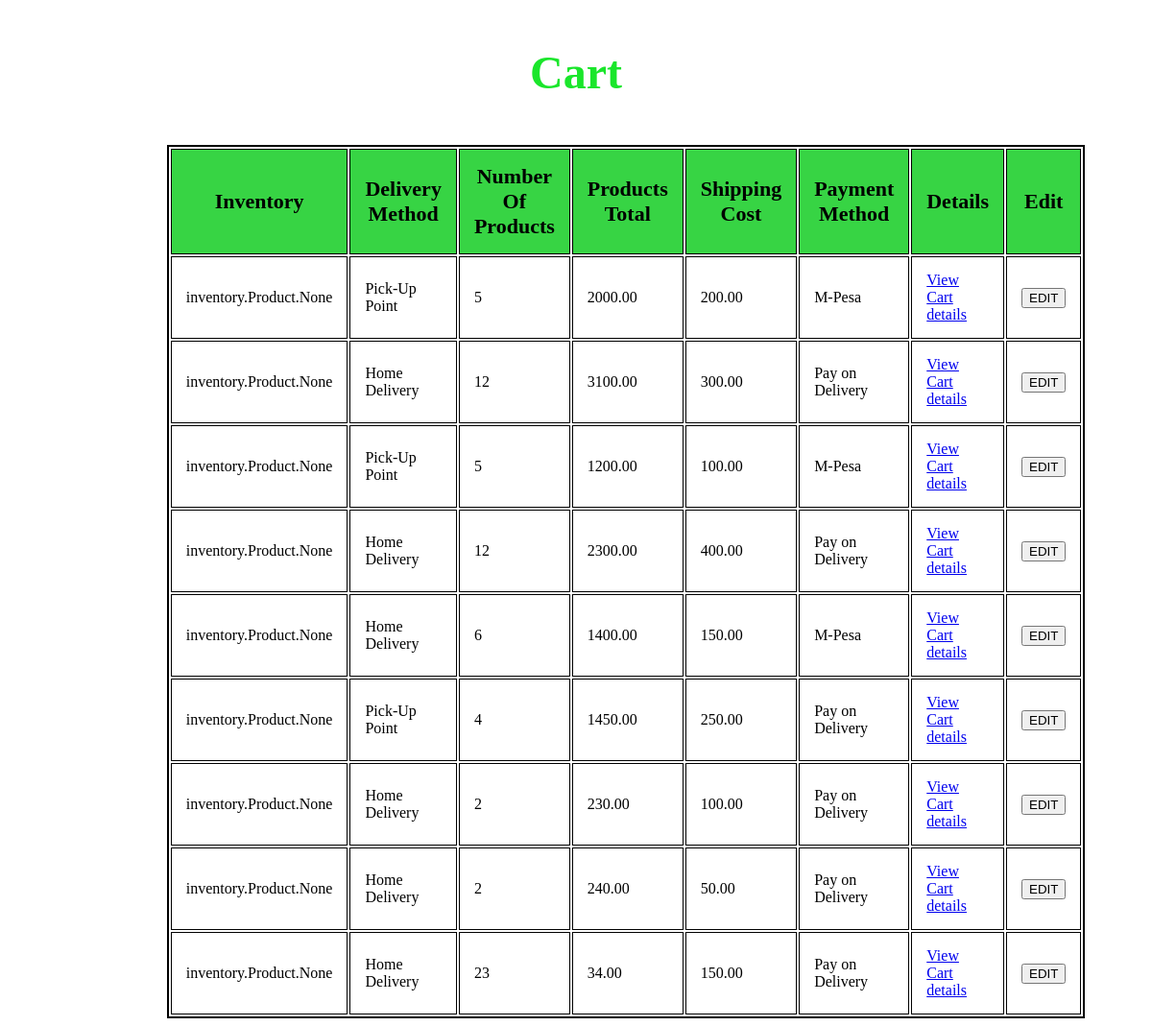
The app's page /cart/carts/list with its own data.
### cart/models.py (models this page shows, shortened)
class Cart(models.Model):
    inventory = models.ManyToManyField(Product)
    delivery_choices = (
        ('Pick-Up Point', 'Pick-Up Point'),
        ('Home Delivery', 'Home Delivery'),
    )
    delivery_method = models.CharField(max_length=15, choices=delivery_choices)
    number_of_products = models.IntegerField()
    products_total = models.DecimalField(max_digits=6, decimal_places=2)
    shipping_cost = models.DecimalField(max_digits=6, decimal_places=2)
    payment_choice = (
        ('M-Pesa', 'M-Pesa'),
        ('Pay on Delivery', 'Pay on Delivery'),
    )
    payment_method = models.CharField(max_length = 15, choices = payment_choice)

### cart/views.py (the view)
# urls.py: path("carts/", CartListView.as_view(), name="cart_list-view"),
def cart_list(request):
     carts = Cart.objects.all()
     return render(request, "cart/cart_list.html", {"carts": carts})

### template/cart/cart_list.html (shortened to what this page needs)
<!DOCTYPE html>
<html lang="en">
<head>
    {%load static%}
    <link rel="stylesheet" href="{% static 'css/products_list.css' %}">
</head>
<body>
  <h3>Cart</h3>
    <table class="table">
            <th>Inventory</th>
            <th>Delivery Method</th>
            <th>Number Of Products</th>
            <th class="detail">Products Total</th>
            <th>Shipping Cost</th>
            <th>Payment Method</th>
            <th>Details</th>
            <th>Edit</th>
        {% for cart in carts %}
        <tr>
            <td>{{cart.inventory}}</td>
            <td>{{cart.delivery_method}}</td>
            <td>{{cart.number_of_products}}</td>
            <td>{{cart.products_total}}</td>
            <td>{{cart.shipping_cost}}</td>
            <td>{{cart.payment_method}}</td>
            <td class="details"><a href="{% url 'cart_details_view' id=cart.id %}"> View Cart details</a></td>
            <td><a href="{%url 'edit_cart_view' id=cart.id %}"><button> EDIT</button></a></td>
        </tr>
        {% endfor %}
    </table>
</body>
</html>

### inventory/static/css/products_list.css (style rules this page uses)
h3 { color: rgb(26, 230, 43); font-size: 3em; text-align: center; }
th , td { border: 1px ; border: solid 1px; }
table { width: 70%; }
td { height: 50px; }
th,td { padding: 15px; text-align: left; }
th { background-color: rgb(55, 212, 68); text-align: center; font-size: 22px; }
.details { width: 150px; }
.table { border: solid 2px; margin-left: 14%; }

### records on screen
Cart: inventory "inventory.Product.None", delivery_method "Pick-Up Point", number_of_products "5", products_total "2000.00", shipping_cost "200.00", payment_method "M-Pesa"
Cart: inventory "inventory.Product.None", delivery_method "Home Delivery", number_of_products "12", products_total "3100.00", shipping_cost "300.00", payment_method "Pay on Delivery"
Cart: inventory "inventory.Product.None", delivery_method "Pick-Up Point", number_of_products "5", products_total "1200.00", shipping_cost "100.00", payment_method "M-Pesa"
Cart: inventory "inventory.Product.None", delivery_method "Home Delivery", number_of_products "12", products_total "2300.00", shipping_cost "400.00", payment_method "Pay on Delivery"
Cart: inventory "inventory.Product.None", delivery_method "Home Delivery", number_of_products "6", products_total "1400.00", shipping_cost "150.00", payment_method "M-Pesa"
Cart: inventory "inventory.Product.None", delivery_method "Pick-Up Point", number_of_products "4", products_total "1450.00", shipping_cost "250.00", payment_method "Pay on Delivery"
Cart: inventory "inventory.Product.None", delivery_method "Home Delivery", number_of_products "2", products_total "230.00", shipping_cost "100.00", payment_method "Pay on Delivery"
Cart: inventory "inventory.Product.None", delivery_method "Home Delivery", number_of_products "2", products_total "240.00", shipping_cost "50.00", payment_method "Pay on Delivery"
Cart: inventory "inventory.Product.None", delivery_method "Home Delivery", number_of_products "23", products_total "34.00", shipping_cost "150.00", payment_method "Pay on Delivery"
